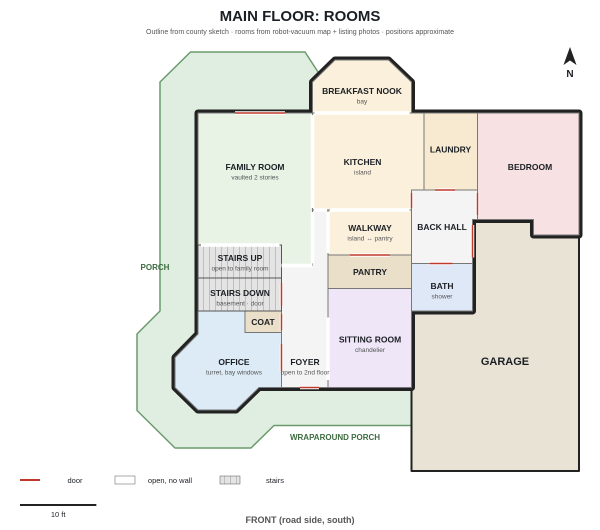
#> input picture img/floorplan/main-rooms.png, 1200 x 1060 px, given in place of .vacuum-reach.png, which was not available (shown at 1/2 size)
$ python check_plan.py main-rooms.png
#> lines starting #> are read from the running program, lines starting #| are printed output that depends on the picture
#!/usr/bin/env python3
"""Check the main-floor room plan against where the robot vacuum actually drives.

The vacuum's own map (Home Assistant image.grace_hill_map, served by uriel's vacuum-remote
page at :8093/api/map) shows the floor it can reach. Rotated 180 degrees and scaled 50 mm per
map unit it lines up with the county outline (px = 656.9 - 2.505*x, py = 634 - 2.505*y).

FAILS when a space the vacuum cannot get into (stairs, closets) is drawn where the vacuum
drives freely -- the 2026-11-22 mistake was a full-width pantry drawn across open floor.
WARNS when a walkable room is mostly unreached (could be furniture, or a wrong wall).

The reach image is a local, git-ignored snapshot (.vacuum-reach.png): run with --refresh to
pull a fresh map from uriel. Only the main floor is checked; the vacuum never runs elsewhere.
"""
import os, re, subprocess, sys, tempfile

HERE = os.path.dirname(os.path.abspath(__file__))
REACH = os.path.join(HERE, ".vacuum-reach.png")
S, TX, TY = 2.505, 656.9, 634          # vacuum map units -> floor-plan units
SOLID = {"up", "down", "stairs", "closet", "pantry"}   # the vacuum can't be inside these
SOLID_MAX = 0.25                       # fail if more than this share of a solid space is reached
WALK_MIN = 0.30                        # warn if a walkable room is less reached than this
SKIP = {"passage"}                     # tiny connectors


def refresh():
    svg = subprocess.run(["ssh", "-o", "ConnectTimeout=10", "mikana@uriel",
                          "curl -s http://127.0.0.1:8093/api/map"], capture_output=True, text=True, timeout=60).stdout
    if "<svg" not in svg:
        sys.exit("couldn't fetch the vacuum map from uriel")
    gs = [m.end() for m in re.finditer(r'<g class="[^"]*"[^>]*>', svg)]
    det = svg[gs[2]:svg.find("</g>", gs[2])]          # third group = detailed room shapes
    det = re.sub(r'class="r\d"', 'fill="#000"', det)
    page = (f'<html><body style="margin:0"><svg xmlns="http://www.w3.org/2000/svg" width="1200" height="900" '
            f'viewBox="0 0 1200 900"><rect width="1200" height="900" fill="#fff"/>'
            f'<g transform="translate({TX},{TY}) scale(-{S})">{det}</g></svg></body></html>')
    with tempfile.NamedTemporaryFile("w", suffix=".html", delete=False) as f:
        f.write(page)
    subprocess.run(["google-chrome", "--headless=new", "--disable-gpu", "--hide-scrollbars",
                    "--window-size=1200,900", f"--screenshot={REACH}", f.name],
                   capture_output=True, timeout=60)
    os.unlink(f.name)
    print("refreshed", REACH)


def inside(p, x, y):
    c = False
    for i in range(len(p)):
        (x1, y1), (x2, y2) = p[i], p[i - 1]
        if (y1 > y) != (y2 > y) and x < (x2 - x1) * (y - y1) / (y2 - y1) + x1:
            c = not c
    return c


def main():
    if "--refresh" in sys.argv or not os.path.exists(REACH):
        refresh()
#> (the call stopped at in refresh, `svg = subprocess.run(["ssh", "-o", "ConnectTimeout=10", "mikana@uriel"..`: subprocess is not available in this run)
    from PIL import Image
    im = Image.open(REACH).convert("L")
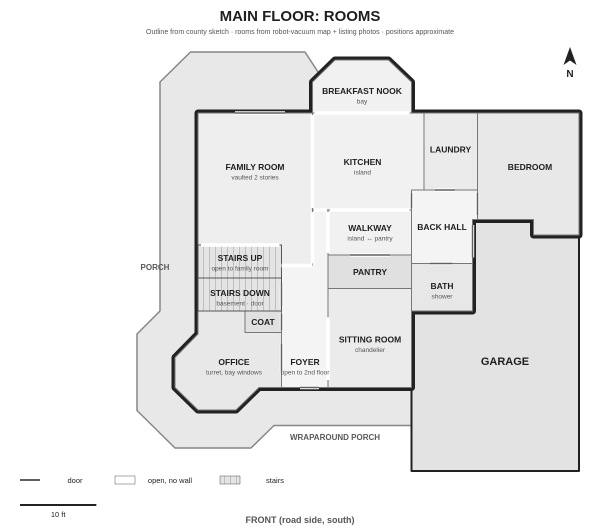
#> im: PIL image 1200x1060 L (shown at 1/2 size); min 30, max 255, mean 236.7
    ns = {"__name__": "check"}
    cwd = os.getcwd(); os.chdir(HERE)
    try:
#> (the run stopped early here; a loop or call above may not have finished)

$ run again, on img/floorplan/main-vacuum.png
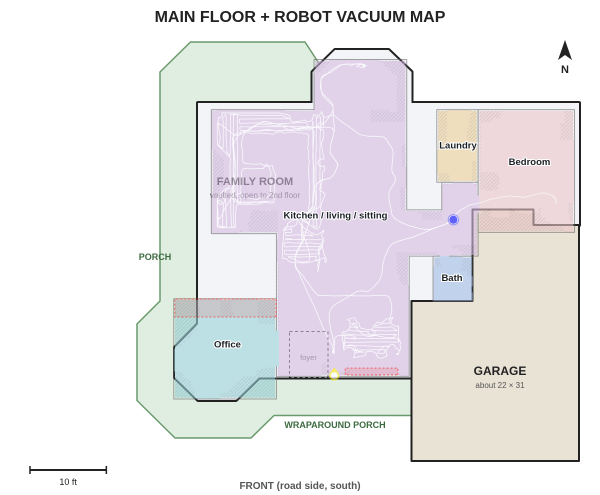
#> input picture img/floorplan/main-vacuum.png, 1200 x 990 px, given in place of .vacuum-reach.png, which was not available (shown at 1/2 size)
#> in main, `im = Image.open(REACH).convert("L")`:
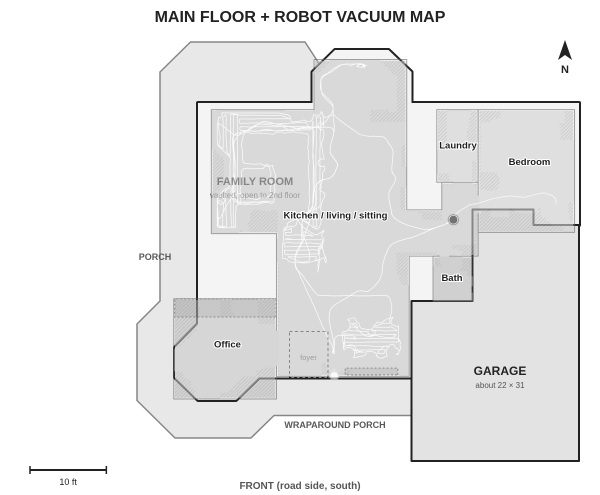
#> im: PIL image 1200x990 L (shown at 1/2 size); min 30, max 255, mean 233.6
